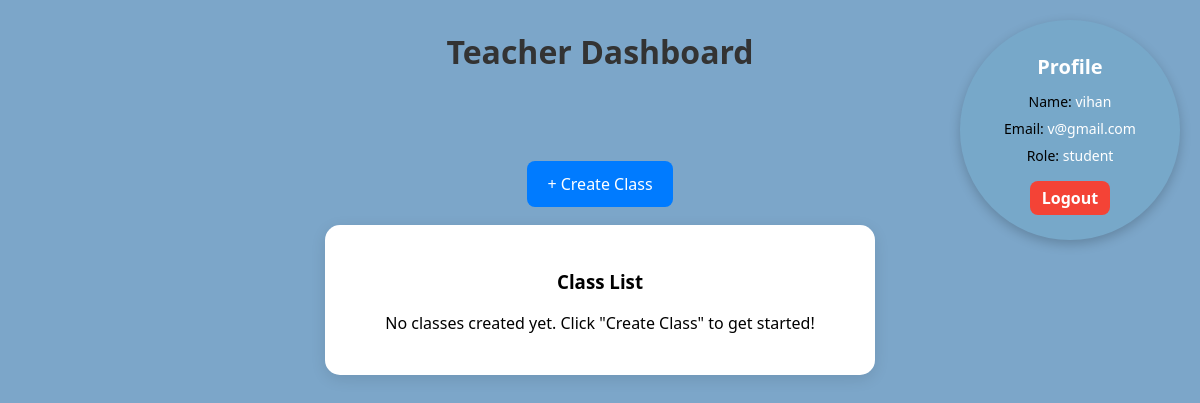
The app's page /dashboard_teacher (signed in) with its own data.
### app.py (models this page shows)
class User(UserMixin,db.Model):
    id = db.Column(db.Integer, primary_key=True)
    username = db.Column(db.String(100),nullable =False)
    email = db.Column(db.String(100),unique =True)
    password = db.Column(db.String(100), unique =True,nullable =False)
    role = db.Column(db.String(20),nullable =False)

### app.py (the view)
@app.route('/dashboard_teacher')
@login_required
def dashboard_teacher():
   if current_user.role == 'teacher':
      flash("Welcome!!")
   classes = Classes.query.filter_by(teacher_id=current_user.id).all()
   return render_template('dashboard_teacher.html',classes = classes, name=current_user.username,email=current_user.email,role=current_user.role)

### app.py (called while the page is built)
@login_manager.user_loader
def load_user(user_id):
    return User.query.get(int(user_id))

### templates/dashboard_teacher.html (shortened to what this page needs)
{% extends 'base.html' %}
{% block head %}
<h1 align="center">Teacher Dashboard</h1>
<link rel="stylesheet" href="{{ url_for('static', filename='teacher_dashboard.css') }}">
{% endblock %}
{% block body %}
<div class="teacher-dashboard">
  <div class="profile-circle">
    <h2>Profile</h2>
    <p><l style = color:black>Name:</l> {{ name }}</p>
    <p><l style = color:black>Email:</l> {{ email }}</p>
    <p><l style = color:black>Role:</l> {{ role }}</p>
    <a href="{{ url_for('logout') }}" class="logout-btn">Logout</a>
  </div>
  <div class="actions">
    <a href="{{ url_for('create_class') }}" class="create-btn">+ Create Class</a>
  </div>
<div class="class-section">
  <h3>Class List</h3>
  {% if classes %}
    <ul class="class-list">
      {% for cls in classes %}
      <li>
        <a href="{{ url_for('view_class', class_id=cls.id) }}">
          <strong>{{ cls.class_name }}</strong>
        </a>
        <span><strong>Code:</strong> {{ cls.class_code }}</span>
      </li>
      {% endfor %}
    </ul>
  {% else %}
    <p class="no-class">No classes created yet. Click "Create Class" to get started!</p>
  {% endif %}
</div>
  </div>
{% endblock %}

### static/teacher_dashboard.css (style rules this page uses)
body { font-family: 'Segoe UI', sans-serif; background-color: #7ca6c9; margin: 0; padding: 0; position: relative; min-height: 100vh; }
h1 { text-align: center; color: #333; margin-top: 30px; }
.teacher-dashboard { display: flex; flex-direction: column; align-items: center; margin-top: 100px; }
.profile-circle { position: fixed; top: 20px; right: 20px; width: 180px; height: 180px; background-color: #77a8c9 ; border-radius: 50%; display: flex; flex-direction: column; justify-content: center; align-items: center; color: white; text-align: center; box-shadow: 0 4px 12px rgba(0, 0, 0, 0.2); padding: 20px; z-index: 100; }
.profile-circle h2 { margin: 8px 0; font-size: 20px; font-weight: bold; }
.profile-circle p { margin: 4px 0; font-size: 14px; }
.profile-circle a { margin-top: 12px; font-size: 16px; background-color: #f44336; color: white; padding: 6px 12px; border-radius: 8px; text-decoration: none; font-weight: bold; }
.actions { margin-bottom: 30px; }
.create-btn { background-color: #007bff; color: white; padding: 12px 20px; border-radius: 8px; text-decoration: none; font-weight: 500; transition: background-color 0.3s ease; }
.class-section { background: white; padding: 25px; border-radius: 15px; box-shadow: 0 4px 15px rgba(0, 0, 0, 0.1); width: 500px; text-align: center; }

### records on screen
User: username "vihan", email "v@gmail.com", role "student"
